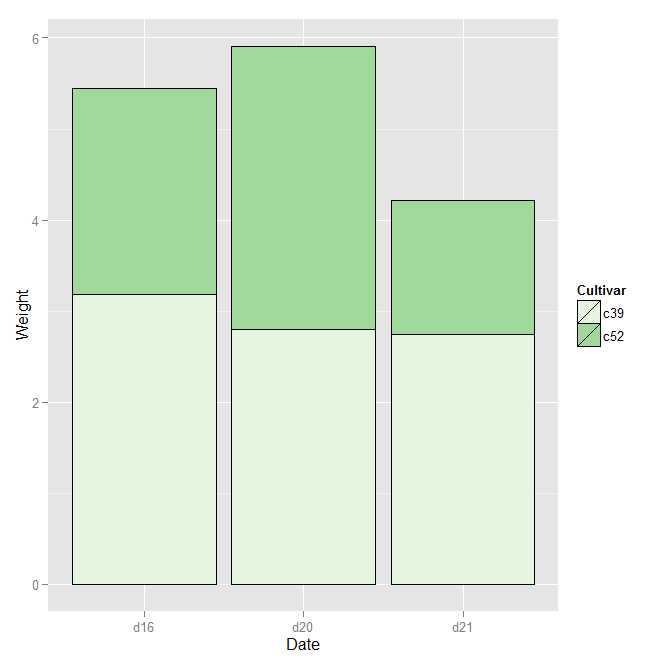

Write R code to recreate this figure.
library(ggplot2)
library(gcookbook)
library(plyr)
ggplot(cabbage_exp,aes(x=Date,y=Weight,fill=Cultivar))+geom_bar(stat="identity",colour="black")+guides(fill=guide_legend(reserse=TRUE))+scale_fill_brewer(palette="Pastell")
